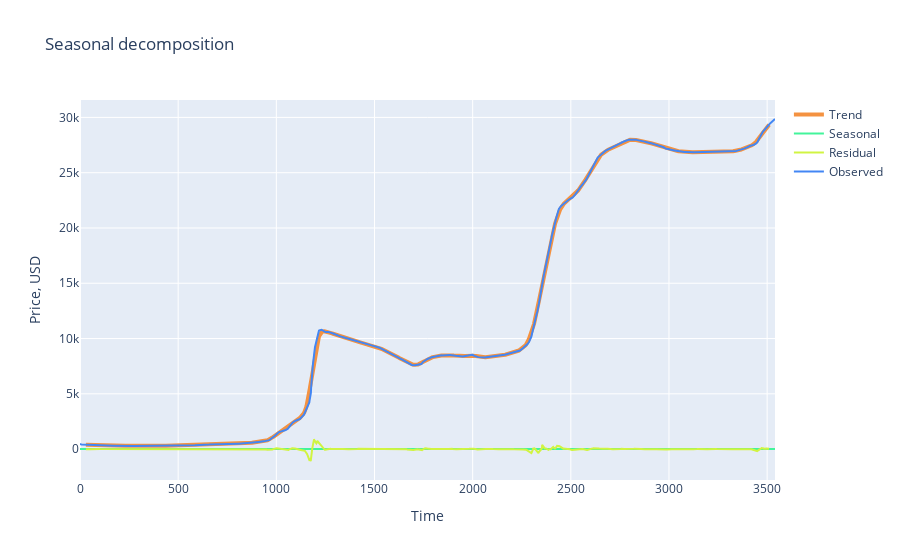

Notebook source saved alongside this figure:
### Markdown cell above
## Seasonal Decomposition

### Code cell
# Combine the training and testing datasets into a single list
working_data = [df_train, df_test]

# Concatenate the list of dataframes into a single dataframe
working_data = pd.concat(working_data)

# Reset the index of the DataFrame
working_data = working_data.reset_index()

# Convert the 'Date' column to datetime format
working_data['Date'] = pd.to_datetime(working_data['Date'])

# Set the 'Date' column as the index of the DataFrame
working_data = working_data.set_index('Date')

# Perform seasonal decomposition on the 'Weighted_Price' values using a frequency of 60 (assuming daily data)
s = sm.tsa.seasonal_decompose(working_data.Weighted_Price.values, period = 60)

# Create a Scatter plot for the trend component
trace1 = go.Scatter(x = np.arange(0, len(s.trend), 1), y = s.trend, mode = 'lines', name = 'Trend', line = dict(color = ('rgb(244, 146, 65)'), width = 4))

# Create a Scatter plot for the seasonal component
trace2 = go.Scatter(x = np.arange(0, len(s.seasonal), 1), y = s.seasonal, mode = 'lines', name = 'Seasonal', line = dict(color = ('rgb(66, 244, 155)'), width = 2))

# Create a Scatter plot for the residual component
trace3 = go.Scatter(x = np.arange(0, len(s.resid), 1), y = s.resid, mode = 'lines', name = 'Residual', line = dict(color = ('rgb(209, 244, 66)'), width = 2))

# Create a Scatter plot for the observed component
trace4 = go.Scatter(x = np.arange(0, len(s.observed), 1), y = s.observed, mode = 'lines', name = 'Observed', line = dict(color = ('rgb(66, 134, 244)'), width = 2))

# Combine all traces into a list
data = [trace1, trace2, trace3, trace4]

# Define layout settings for the plot
layout = dict(title = 'Seasonal decomposition', xaxis = dict(title = 'Time'), yaxis = dict(title = 'Price, USD'))

# Combine data and layout into a figure
fig = dict(data = data, layout = layout)

# Plot the figure using plotly
py.iplot(fig, filename = 'seasonal_decomposition')

### Figure 1 — Plotly figure (JSON) as saved in the notebook; plotly's stock layout.template omitted (floating-point values rounded to 4 significant figures; data arrays with more than 128 entries replaced by an {"elided": "..."} marker saying what was removed)
{"data": [{"line": {"color": "rgb(244, 146, 65)", "width": 4}, "mode": "lines", "name": "Trend", "x": {"elided": "3541 int values"}, "y": {"elided": "3541 float values"}, "type": "scatter"}, {"line": {"color": "rgb(66, 244, 155)", "width": 2}, "mode": "lines", "name": "Seasonal", "x": {"elided": "3541 int values"}, "y": {"elided": "3541 float values"}, "type": "scatter"}, {"line": {"color": "rgb(209, 244, 66)", "width": 2}, "mode": "lines", "name": "Residual", "x": {"elided": "3541 int values"}, "y": {"elided": "3541 float values"}, "type": "scatter"}, {"line": {"color": "rgb(66, 134, 244)", "width": 2}, "mode": "lines", "name": "Observed", "x": {"elided": "3541 int values"}, "y": {"elided": "3541 float values"}, "type": "scatter"}], "layout": {"title": {"text": "Seasonal decomposition"}, "xaxis": {"title": {"text": "Time"}}, "yaxis": {"title": {"text": "Price, USD"}}}}
